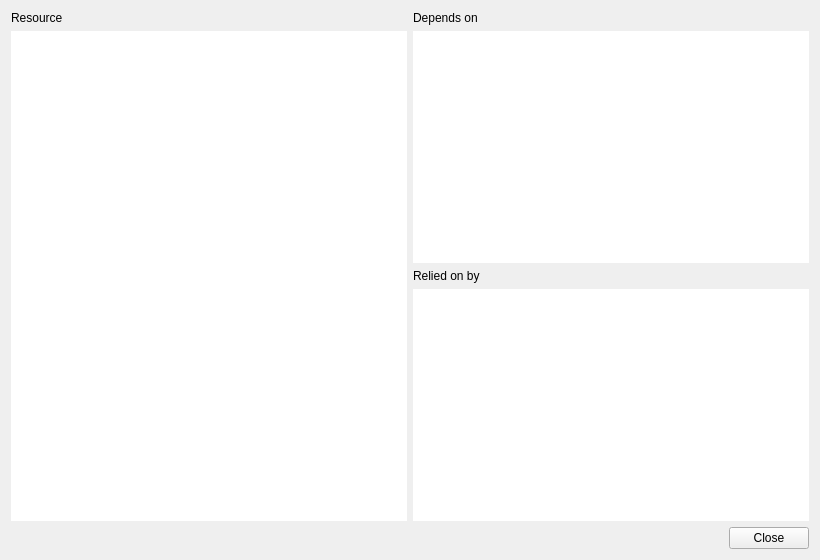
<?xml version="1.0" encoding="UTF-8"?>
<ui version="4.0">
 <class>DlgResourceDeps</class>
 <widget class="QWidget" name="DlgResourceDeps">
  <property name="geometry">
   <rect>
    <x>0</x>
    <y>0</y>
    <width>820</width>
    <height>560</height>
   </rect>
  </property>
  <property name="windowTitle">
   <string>Resource Dependencies</string>
  </property>
  <property name="windowIcon">
   <iconset resource="../resource/resource.qrc">
    <normaloff>:/16x16_ico_png/deptree.png</normaloff>:/16x16_ico_png/deptree.png</iconset>
  </property>
  <layout class="QVBoxLayout" name="verticalLayout_2">
   <item>
    <layout class="QHBoxLayout" name="horizontalLayout_2">
     <item>
      <layout class="QVBoxLayout" name="verticalLayout_3">
       <item>
        <widget class="QLabel" name="label_2">
         <property name="text">
          <string>Resource</string>
         </property>
        </widget>
       </item>
       <item>
        <widget class="QTableView" name="tableResources">
         <property name="frameShape">
          <enum>QFrame::NoFrame</enum>
         </property>
         <property name="selectionMode">
          <enum>QAbstractItemView::SingleSelection</enum>
         </property>
         <property name="selectionBehavior">
          <enum>QAbstractItemView::SelectRows</enum>
         </property>
         <property name="showGrid">
          <bool>false</bool>
         </property>
         <attribute name="horizontalHeaderStretchLastSection">
          <bool>true</bool>
         </attribute>
         <attribute name="verticalHeaderVisible">
          <bool>false</bool>
         </attribute>
         <attribute name="verticalHeaderDefaultSectionSize">
          <number>24</number>
         </attribute>
        </widget>
       </item>
      </layout>
     </item>
     <item>
      <layout class="QVBoxLayout" name="verticalLayout">
       <item>
        <widget class="QLabel" name="lblDeps">
         <property name="text">
          <string>Depends on</string>
         </property>
        </widget>
       </item>
       <item>
        <widget class="QTableView" name="tableDependents">
         <property name="frameShape">
          <enum>QFrame::NoFrame</enum>
         </property>
         <property name="selectionMode">
          <enum>QAbstractItemView::SingleSelection</enum>
         </property>
         <property name="selectionBehavior">
          <enum>QAbstractItemView::SelectRows</enum>
         </property>
         <property name="showGrid">
          <bool>false</bool>
         </property>
         <attribute name="horizontalHeaderStretchLastSection">
          <bool>true</bool>
         </attribute>
         <attribute name="verticalHeaderVisible">
          <bool>false</bool>
         </attribute>
         <attribute name="verticalHeaderDefaultSectionSize">
          <number>24</number>
         </attribute>
        </widget>
       </item>
       <item>
        <widget class="QLabel" name="lblUsers">
         <property name="text">
          <string>Relied on by</string>
         </property>
        </widget>
       </item>
       <item>
        <widget class="QTableView" name="tableUsers">
         <property name="frameShape">
          <enum>QFrame::NoFrame</enum>
         </property>
         <property name="selectionMode">
          <enum>QAbstractItemView::SingleSelection</enum>
         </property>
         <property name="selectionBehavior">
          <enum>QAbstractItemView::SelectRows</enum>
         </property>
         <property name="showGrid">
          <bool>false</bool>
         </property>
         <attribute name="horizontalHeaderStretchLastSection">
          <bool>true</bool>
         </attribute>
         <attribute name="verticalHeaderVisible">
          <bool>false</bool>
         </attribute>
         <attribute name="verticalHeaderDefaultSectionSize">
          <number>24</number>
         </attribute>
        </widget>
       </item>
      </layout>
     </item>
    </layout>
   </item>
   <item>
    <layout class="QHBoxLayout" name="horizontalLayout">
     <item>
      <spacer name="horizontalSpacer">
       <property name="orientation">
        <enum>Qt::Horizontal</enum>
       </property>
       <property name="sizeHint" stdset="0">
        <size>
         <width>40</width>
         <height>20</height>
        </size>
       </property>
      </spacer>
     </item>
     <item>
      <widget class="QPushButton" name="btnClose">
       <property name="text">
        <string>Close</string>
       </property>
      </widget>
     </item>
    </layout>
   </item>
  </layout>
 </widget>
 <resources>
  <include location="../resource/resource.qrc"/>
 </resources>
 <connections/>
</ui>
